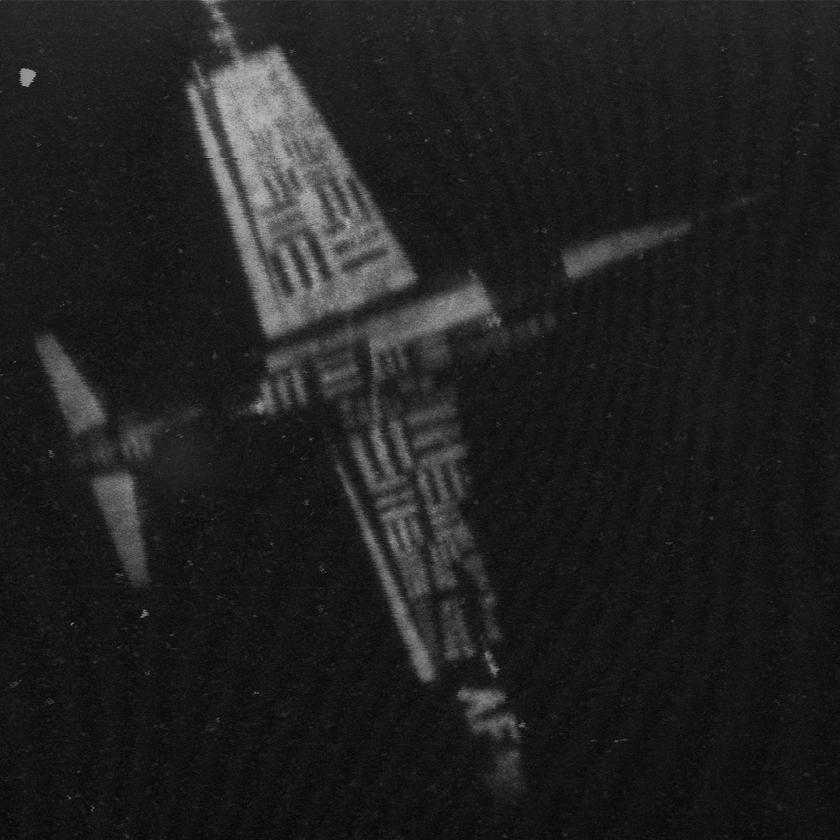
#> input picture Chapter 8/Dataset/7.2.01.tiff, 840 x 840 px, shrunk from 1024 x 1024 before the run, found by its file name
$ python 4.UsingHighPassFilter.py
#> lines starting #> are read from the running program, lines starting #| are printed output that depends on the picture
import numpy as np
import skimage.io as io
import scipy.ndimage as ndi

img01= io.imread('C:\\Users\\Lab-2\\Desktop\\Dataset\\7.2.01.tiff')
#> img01 is the input picture: shape (840, 840); min 5, max 190, mean 32.5
io.imshow(img01)
io.show()

f=np.array([[1,-2,1],[-2,4,-2],[1,-2,1]])

img02= ndi.convolve(np.float32(img01), f, mode='constant')
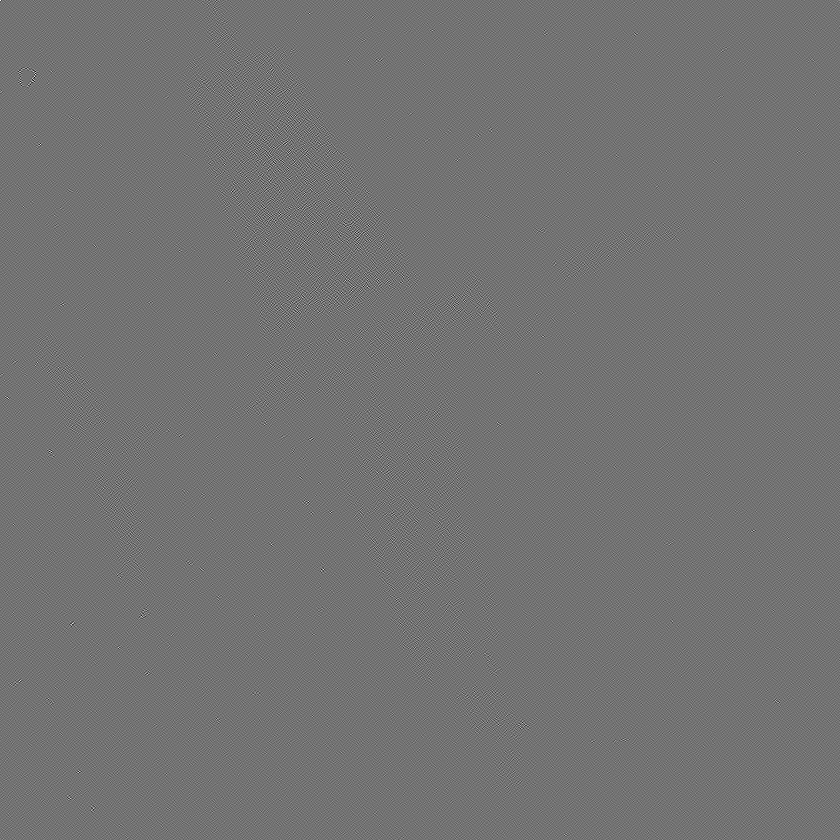
#> img02: shape (840, 840) float32; min -155, max 188, mean 0; drawn with min black and max white
maximg=img01.max()
#> maximg = 190
minimg=img01.min()
#> minimg = 5
cf2f=(img02-minimg)/(maximg-minimg)
io.imshow(cf2f)
io.show()


io.imshow(img02/60,vmax=1.0,vmin=0.0)
io.show()
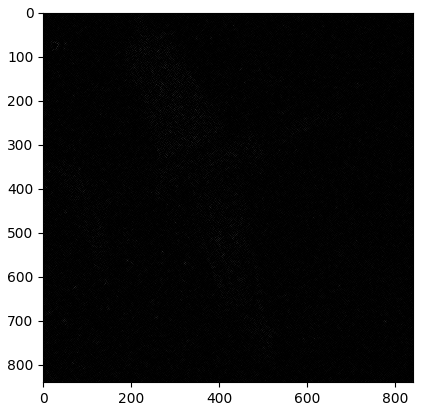
#> figure drawn by matplotlib, 1 panel
